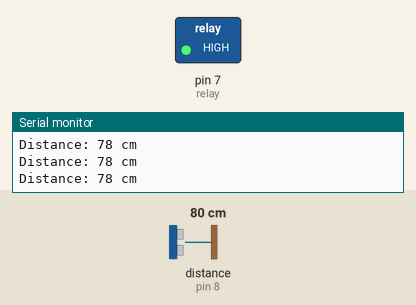
A sketch run on a simulated Arduino Uno, built with avr-gcc and run on an emulated ATmega328P. On the bench: switched loads named in the sketch (green lamp = pin HIGH), the last lines printed to the serial monitor. Wiring (inferred from the names in the program): ultrasonic range finder: trigger pin 9; echo pin 8. Inputs (shaded band) come from the test bench; at power-on: distance to the obstacle (sensor on pin 8) 80 cm. The echo pulse lasts 58.3 µs per cm; pins used as bus, display or sensor lines are not drawn.

Above: at 1.2 s.
1.3 s: distance to the obstacle (sensor on pin 8) set to 57 cm
4.3 s: distance to the obstacle (sensor on pin 8) set to 46 cm
At 4.7 s:
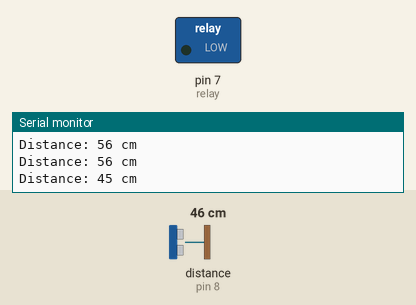
Timing chart, 0 to 7.3 s (numbered marks = the images above; inputs shaded):
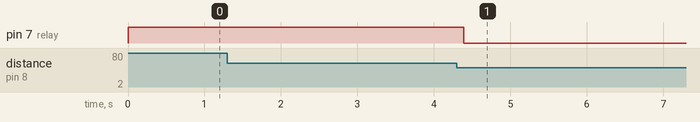

The sketch:

work_light.ino
```cpp
const int trigPin = 9;
const int echoPin = 8;
const int relay=7;
void setup() {
  Serial.begin(9600);
  pinMode(trigPin, OUTPUT);
  pinMode(echoPin, INPUT);
  pinMode(relay,OUTPUT);
}

void loop() {
  long duration;
  int distance;
  digitalWrite(trigPin, LOW);
  delayMicroseconds(2);
  digitalWrite(trigPin, HIGH);
  delayMicroseconds(10);
  digitalWrite(trigPin, LOW);
  duration = pulseIn(echoPin, HIGH);
  distance = duration * 0.034 / 2;
  Serial.print("Distance: ");
  Serial.print(distance);
  Serial.println(" cm");
  if(distance<=50)
  {
    digitalWrite(relay,LOW);
    delay(10000);
  }
  else
  {
    digitalWrite(relay,HIGH);
  }
  delay(100);
}
```

Measured:
- the behaviour switches between 52 and 51 cm on distance to the obstacle (sensor on pin 8) (found by bisection; images 0 and 1)
- after the input at 4.3 s, pin 7 (relay): HIGH → LOW after 0.09 s
